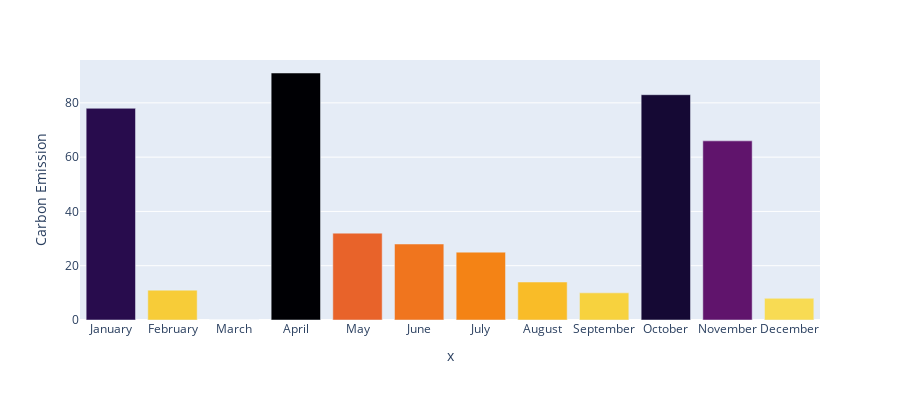

Notebook cell for this chart:
### Code cell
import random

N = 12

random.seed(42)

x = random.sample(range(1, 100), N)

df = pd.DataFrame()

df["index"] = [i for i in range(N)]

df["Carbon Emission"] = x - np.min(x)

df["numberofjobs"] = random.sample(range(1, 13), N)

months = ['January', 'February', 'March', 'April', 'May', 'June', 'July','August', 'September', 'October', 'November', 'December'] 


fig = px.bar(df, x=months, y='Carbon Emission',
             hover_data=['numberofjobs'], color='Carbon Emission',  color_continuous_scale='Inferno_r',
            height=400)
fig.update(layout_coloraxis_showscale=False)
fig.update_layout(
    xaxis = dict(
        tickmode = 'linear',
        tick0 = 0.5,
        dtick = 0.75
    )
)
fig.show()
fig.update_layout(margin=dict(t=10))
fig.write_html("./data/carbon_emissions.html", config={"displayModeBar": False})
df.to_csv("../_includes/carbon_emissions.csv", index_col=False)

### Figure 1 — Plotly figure (JSON) as saved in the notebook; plotly's stock layout.template omitted (floating-point values rounded to 4 significant figures)
{"data": [{"alignmentgroup": "True", "customdata": [[10], [7], [1], [12], [2], [8], [11], [5], [9], [3], [4], [6]], "hovertemplate": "x=%{x}<br>Carbon Emission=%{marker.color}<br>numberofjobs=%{customdata[0]}<extra></extra>", "legendgroup": "", "marker": {"color": [78, 11, 0, 91, 32, 28, 25, 14, 10, 83, 66, 8], "coloraxis": "coloraxis", "pattern": {"shape": ""}}, "name": "", "offsetgroup": "", "orientation": "v", "showlegend": false, "textposition": "auto", "type": "bar", "x": ["January", "February", "March", "April", "May", "June", "July", "August", "September", "October", "November", "December"], "xaxis": "x", "y": [78, 11, 0, 91, 32, 28, 25, 14, 10, 83, 66, 8], "yaxis": "y"}], "layout": {"barmode": "relative", "coloraxis": {"colorbar": {"title": {"text": "Carbon Emission"}}, "colorscale": [[0, "#fcffa4"], [0.1111, "#f7d13d"], [0.2222, "#fb9b06"], [0.3333, "#ed6925"], [0.4444, "#cf4446"], [0.5556, "#a52c60"], [0.6667, "#781c6d"], [0.7778, "#4a0c6b"], [0.8889, "#1b0c41"], [1, "#000004"]], "showscale": false}, "height": 400, "legend": {"tracegroupgap": 0}, "margin": {"t": 60}, "xaxis": {"anchor": "y", "domain": [0, 1], "dtick": 0.75, "tick0": 0.5, "tickmode": "linear", "title": {"text": "x"}}, "yaxis": {"anchor": "x", "domain": [0, 1], "title": {"text": "Carbon Emission"}}}}
